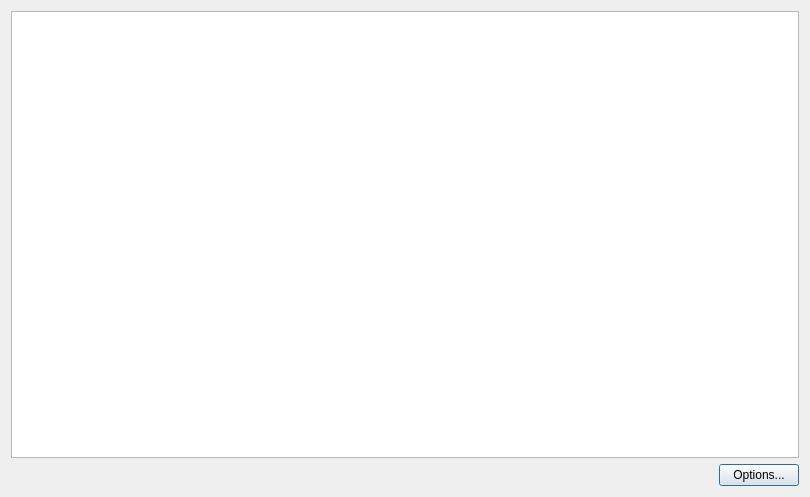
<?xml version="1.0" encoding="UTF-8"?>
<ui version="4.0">
 <class>VisualizerDialog</class>
 <widget class="QDialog" name="VisualizerDialog">
  <property name="geometry">
   <rect>
    <x>0</x>
    <y>0</y>
    <width>810</width>
    <height>497</height>
   </rect>
  </property>
  <property name="windowTitle">
   <string>Dialog</string>
  </property>
  <layout class="QGridLayout" name="gridLayout">
   <item row="1" column="1">
    <widget class="QPushButton" name="optionsPushButton">
     <property name="text">
      <string>Options...</string>
     </property>
    </widget>
   </item>
   <item row="1" column="0">
    <spacer name="horizontalSpacer">
     <property name="orientation">
      <enum>Qt::Horizontal</enum>
     </property>
     <property name="sizeHint" stdset="0">
      <size>
       <width>40</width>
       <height>20</height>
      </size>
     </property>
    </spacer>
   </item>
   <item row="0" column="0" colspan="2">
    <widget class="QGraphicsView" name="graphicsView"/>
   </item>
  </layout>
 </widget>
 <resources/>
 <connections/>
</ui>
